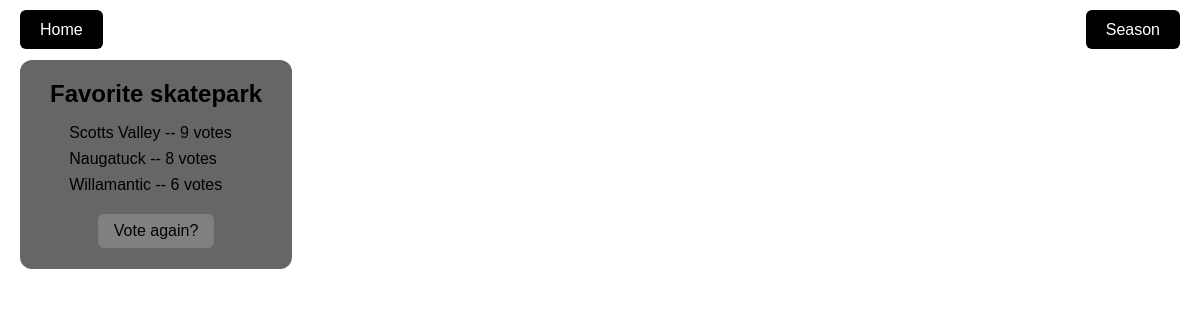
The app's page /polls/7/results/ with its own data.
### polls/models.py (models this page shows, shortened)
class Question(models.Model):
    question_text = models.CharField(max_length=200)
    pub_date = models.DateTimeField("date published")

class Choice(models.Model):
    question = models.ForeignKey(Question, on_delete=models.CASCADE) # the question obj this goes with
    choice_text = models.CharField(max_length=200) #
    image_url = models.CharField(max_length=500, blank=True, null=True)  # path to image
    image_size = models.CharField(
        max_length=20,
        choices=[("inline", "Inline Icon"), ("small", "Small"), ("medium", "Medium"), ("large", "Large")],
        default="medium",
    )
    votes = models.IntegerField(default=0)

### polls/views.py (the view)
# urls.py: path("<int:pk>/results/", views.ResultsView.as_view(), name="results"),
class ResultsView(generic.DetailView):
    model = Question
    template_name = "polls/results.html"

### polls/templates/polls/results.html (shortened to what this page needs)
{% extends "base.html" %}
{% load static %}
{% block content %}
<div id="content" class="results-page">
  <div class="text-box">
    <h2>{{ question.question_text }}</h2>
    <ul>
      {% for choice in question.choice_set.all %}
        <li class="choice-container {{ choice.image_size }}">
            <label>
              {{ choice.choice_text }} -- {{ choice.votes }} vote{{ choice.votes|pluralize }}
            </label>
        </li>
      {% endfor %}
    </ul>
    <a href="{% url 'polls:detail' question.id %}" class="btn">Vote again?</a>
  </div>
</div>
{% endblock %}

### polls/static/polls/styles.css (style rules this page uses)
html, body { height: 100%; margin: 0; }
body { background-size: cover; background-repeat: no-repeat; background-position: center center; font-family: Arial, sans-serif; color: black; padding-top: 60px; }
a.btn { display: block; }
.btn { display: block; margin: 20px auto; background-color: gray; color: black; text-decoration: none; text-align: center; padding: 8px 16px; border-radius: 6px; border: none; cursor: pointer; font-size: 16px; width: fit-content; }
.btn:link, .btn:visited { color: black; }
.choice-container { position: relative; display: block; margin: 8px 0; }
.choice-container label { margin: 0; }
.text-box { background-color: rgba(0,0,0,0.6); color: black; padding: 20px 30px 1px 30px; border-radius: 12px; display: inline-block; font-size: 16px; margin-left: 20px; text-align: left; }
.text-box p, .text-box h1, .text-box h2, .text-box h3 { margin-top: 0; margin-bottom: 0.5em; }
.results-page { text-align: left !important; }
.results-page .text-box { display: inline-block; vertical-align: top; text-align: left !important; margin-left: 20px; max-width: 800px; width: auto; }
.results-page .text-box ul, .results-page .text-box ol { padding-left: 1.2rem; margin-left: 0; text-align: left; }

### records on screen
Question: question_text "Favorite skatepark"
Choice: choice_text "Scotts Valley", votes "9"
Choice: choice_text "Naugatuck", votes "8"
Choice: choice_text "Willamantic", votes "6"
